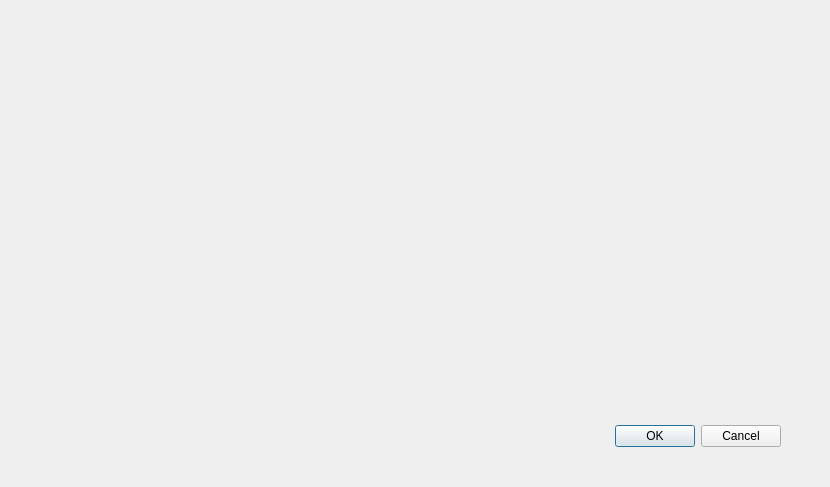
<?xml version="1.0" encoding="UTF-8"?>
<ui version="4.0">
 <class>OptionsDialog</class>
 <widget class="QDialog" name="OptionsDialog">
  <property name="geometry">
   <rect>
    <x>0</x>
    <y>0</y>
    <width>830</width>
    <height>487</height>
   </rect>
  </property>
  <property name="windowTitle">
   <string>Dialog</string>
  </property>
  <widget class="QDialogButtonBox" name="buttonBox">
   <property name="geometry">
    <rect>
     <x>440</x>
     <y>420</y>
     <width>341</width>
     <height>32</height>
    </rect>
   </property>
   <property name="orientation">
    <enum>Qt::Horizontal</enum>
   </property>
   <property name="standardButtons">
    <set>QDialogButtonBox::Cancel|QDialogButtonBox::Ok</set>
   </property>
  </widget>
 </widget>
 <resources/>
 <connections>
  <connection>
   <sender>buttonBox</sender>
   <signal>accepted()</signal>
   <receiver>OptionsDialog</receiver>
   <slot>accept()</slot>
   <hints>
    <hint type="sourcelabel">
     <x>248</x>
     <y>254</y>
    </hint>
    <hint type="destinationlabel">
     <x>157</x>
     <y>274</y>
    </hint>
   </hints>
  </connection>
  <connection>
   <sender>buttonBox</sender>
   <signal>rejected()</signal>
   <receiver>OptionsDialog</receiver>
   <slot>reject()</slot>
   <hints>
    <hint type="sourcelabel">
     <x>316</x>
     <y>260</y>
    </hint>
    <hint type="destinationlabel">
     <x>286</x>
     <y>274</y>
    </hint>
   </hints>
  </connection>
 </connections>
</ui>
